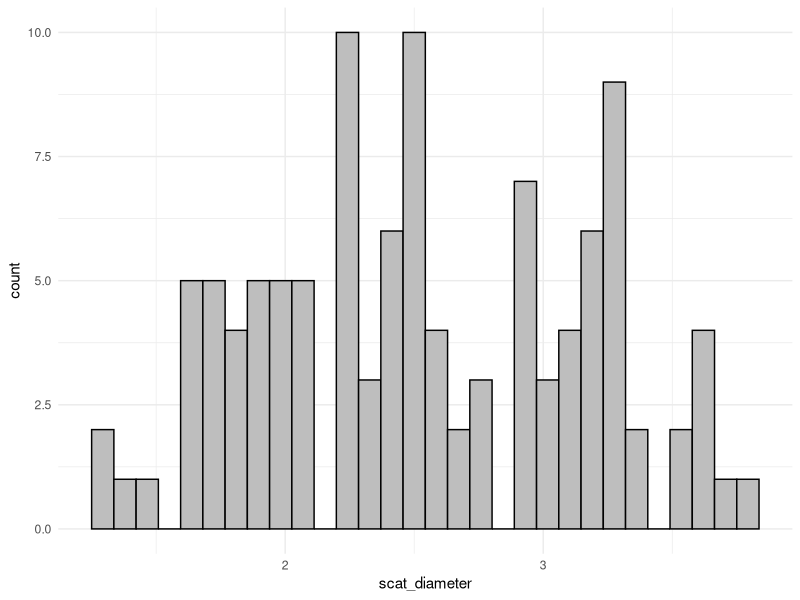

Recreate this plot in R.
## Ellen Brandell
## May 2021

## combine and clean scat-related files into TWO final data set for analysis:
# 1: wolf characteristics
# 2: environmental data

library(tidyverse)
library(cowplot)
library(viridis)
theme_set(theme_minimal(base_size=11))

setwd("~/Desktop/scat_project/DATA/data_summaries")

# individual scat data
diameter <- read.csv("scat_diameter.csv")
geno <- read.csv("all_geno_sex_results.csv")

# environmental data
meta <- read.csv("scat_metadata.csv")
location <- read.csv("locations.csv")

######################################## COMBINE AND CLEAN DATA SET 1)
data1 <- merge(geno, diameter, by="scatID", all.x=T)
data1 <- merge(data1, meta[,c(1,4)], by="scatID", all.x=T) # I want site

## look at summary information
table(is.na(data1$wolfID))
# FALSE  TRUE 
#  60    50
60/110*100

###### AGE
ggplot(data=data1, aes(x=scat_diameter)) + geom_histogram(fill='gray', color='black')
data1$age <- ifelse(data1$scat_diameter<=2.0, "Juvenile", "Adult")
table(data1$age)
table(data1$age)/nrow(data1)
table(data1$scat_diameter>1.9 & data1$scat_diameter<2.2)
# there are quite a few of these "in between" sizes

###### make a data set of JUST KNOWN WOLVES
wolves1 <- data1[!is.na(data1$wolfID),]

###### AGE - unique wolves
# make sure age isn't changing unless the wolf ages from Juv -> Adult
# change scat 145 wolf 1228F to Juvenile

table(wolves1$age)
table(wolves1$age)/nrow(wolves1)
table(data1$scat_diameter>2 & data1$scat_diameter<=2.5)
# 34 !! A LOT of in-between values


